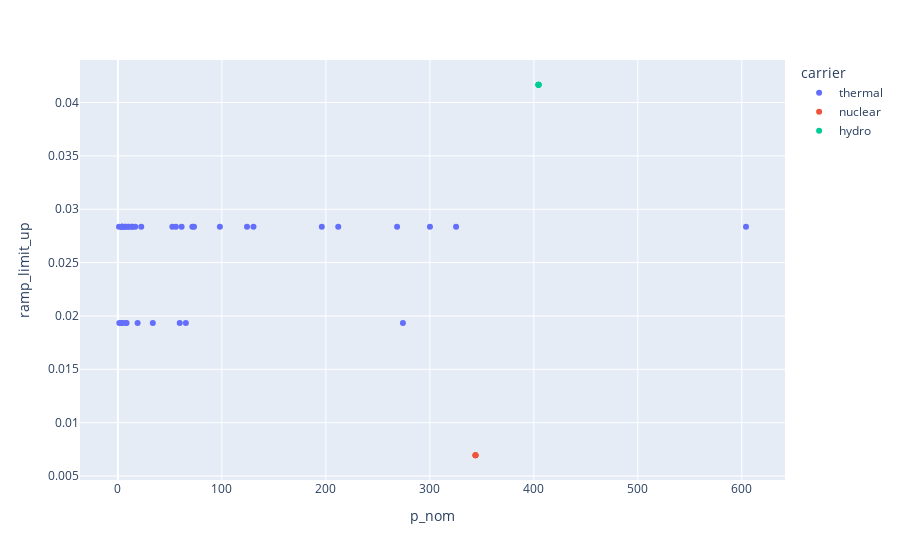

Notebook code for this chart:
### Code cell
dispatcher.plot_ramps()

### Figure 1 — Plotly figure (JSON) as saved in the notebook; plotly's stock layout.template omitted (floating-point values rounded to 4 significant figures)
{"data": [{"customdata": [["gen_5_1"], ["gen_9_3"], ["gen_14_5"], ["gen_18_7"], ["gen_23_8"], ["gen_30_12"], ["gen_31_13"], ["gen_33_14"], ["gen_35_15"], ["gen_41_17"], ["gen_45_18"], ["gen_54_21"], ["gen_55_22"], ["gen_60_24"], ["gen_65_27"], ["gen_68_28"], ["gen_69_29"], ["gen_71_30"], ["gen_72_31"], ["gen_73_32"], ["gen_75_33"], ["gen_76_34"], ["gen_79_35"], ["gen_81_36"], ["gen_84_37"], ["gen_86_38"], ["gen_89_40"], ["gen_90_41"], ["gen_91_42"], ["gen_98_43"], ["gen_102_45"], ["gen_103_46"], ["gen_104_47"], ["gen_109_49"], ["gen_110_50"], ["gen_112_52"], ["gen_115_53"]], "hoverlabel": {"namelength": 0}, "hovertemplate": "carrier=thermal<br>p_nom=%{x}<br>ramp_limit_up=%{y}<br>name=%{customdata[0]}", "legendgroup": "thermal", "marker": {"color": "#636efa", "symbol": "circle"}, "mode": "markers", "name": "thermal", "showlegend": true, "type": "scatter", "x": [3.7, 274.1, 59.5, 65.4, 4.1, 33.6, 19, 8.4, 7.5, 1.4, 4, 52.4, 71.6, 124.2, 604, 300.1, 13.4, 4.6, 7.6, 16.7, 9.7, 14.1, 211.9, 98.1, 1.1, 325.2, 10.7, 4, 268.5, 196.1, 6.6, 73.2, 22.5, 4, 130.4, 61.3, 55.8], "xaxis": "x", "y": [0.01934, 0.01934, 0.01934, 0.01934, 0.01934, 0.01934, 0.01934, 0.01934, 0.01934, 0.01934, 0.02837, 0.02837, 0.02837, 0.02837, 0.02837, 0.02837, 0.02837, 0.02837, 0.02837, 0.02837, 0.02837, 0.02837, 0.02837, 0.02837, 0.02837, 0.02837, 0.02837, 0.02837, 0.02837, 0.02837, 0.02837, 0.02837, 0.02837, 0.02837, 0.02837, 0.02837, 0.02837], "yaxis": "y"}, {"customdata": [["gen_7_2"], ["gen_25_9"], ["gen_64_26"]], "hoverlabel": {"namelength": 0}, "hovertemplate": "carrier=nuclear<br>p_nom=%{x}<br>ramp_limit_up=%{y}<br>name=%{customdata[0]}", "legendgroup": "nuclear", "marker": {"color": "#EF553B", "symbol": "circle"}, "mode": "markers", "name": "nuclear", "showlegend": true, "type": "scatter", "x": [343.9, 343.9, 343.9], "xaxis": "x", "y": [0.006944, 0.006944, 0.006944], "yaxis": "y"}, {"customdata": [["gen_11_4"], ["gen_17_6"], ["gen_53_20"], ["gen_58_23"]], "hoverlabel": {"namelength": 0}, "hovertemplate": "carrier=hydro<br>p_nom=%{x}<br>ramp_limit_up=%{y}<br>name=%{customdata[0]}", "legendgroup": "hydro", "marker": {"color": "#00cc96", "symbol": "circle"}, "mode": "markers", "name": "hydro", "showlegend": true, "type": "scatter", "x": [404.5, 404.5, 404.5, 404.5], "xaxis": "x", "y": [0.04167, 0.04167, 0.04167, 0.04167], "yaxis": "y"}], "layout": {"autosize": true, "legend": {"title": {"text": "carrier"}, "tracegroupgap": 0}, "margin": {"t": 60}, "xaxis": {"anchor": "y", "autorange": true, "domain": [0, 1], "range": [-34.92, 640.0], "title": {"text": "p_nom"}, "type": "linear"}, "yaxis": {"anchor": "x", "autorange": true, "domain": [0, 1], "range": [0.004483, 0.04413], "title": {"text": "ramp_limit_up"}, "type": "linear"}}}
